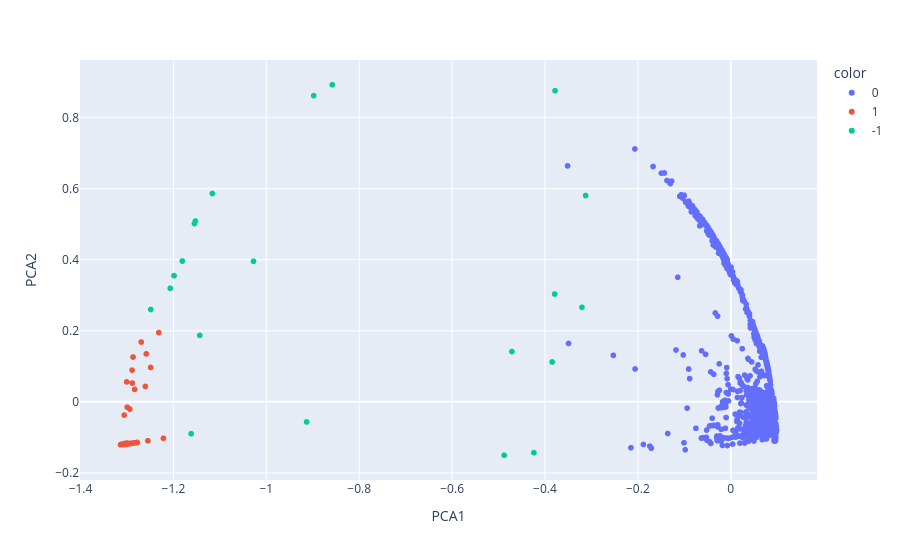

The cell this chart's notebook holds for it:
### Code cell
# Visualiser les classes
scatter_plot(New_df,Predi)

### Figure 1 — Plotly figure (JSON) as saved in the notebook; plotly's stock layout.template omitted (floating-point values rounded to 4 significant figures; data arrays with more than 128 entries replaced by an {"elided": "..."} marker saying what was removed)
{"data": [{"hovertemplate": "color=0<br>PCA1=%{x}<br>PCA2=%{y}<extra></extra>", "legendgroup": "0", "marker": {"color": "#636efa", "symbol": "circle"}, "mode": "markers", "name": "0", "showlegend": true, "type": "scattergl", "x": {"elided": "2985 float values"}, "xaxis": "x", "y": {"elided": "2985 float values"}, "yaxis": "y"}, {"hovertemplate": "color=1<br>PCA1=%{x}<br>PCA2=%{y}<extra></extra>", "legendgroup": "1", "marker": {"color": "#EF553B", "symbol": "circle"}, "mode": "markers", "name": "1", "showlegend": true, "type": "scattergl", "x": {"elided": "144 float values"}, "xaxis": "x", "y": {"elided": "144 float values"}, "yaxis": "y"}, {"hovertemplate": "color=-1<br>PCA1=%{x}<br>PCA2=%{y}<extra></extra>", "legendgroup": "-1", "marker": {"color": "#00cc96", "symbol": "circle"}, "mode": "markers", "name": "-1", "showlegend": true, "type": "scattergl", "x": [-0.4712, -0.3793, -1.181, -1.199, -1.155, -0.3846, -0.4239, -1.207, -0.3204, -1.153, -1.162, -1.249, -1.143, -0.488, -0.3125, -0.858, -0.898, -1.116, -1.028, -0.9133, -0.3784], "xaxis": "x", "y": [0.1415, 0.3036, 0.3965, 0.3552, 0.502, 0.1123, -0.1431, 0.3199, 0.2661, 0.509, -0.08959, 0.26, 0.1872, -0.1503, 0.5809, 0.8928, 0.8621, 0.5866, 0.3956, -0.05654, 0.876], "yaxis": "y"}], "layout": {"legend": {"title": {"text": "color"}, "tracegroupgap": 0}, "margin": {"t": 60}, "xaxis": {"anchor": "y", "domain": [0, 1], "title": {"text": "PCA1"}}, "yaxis": {"anchor": "x", "domain": [0, 1], "title": {"text": "PCA2"}}}}
